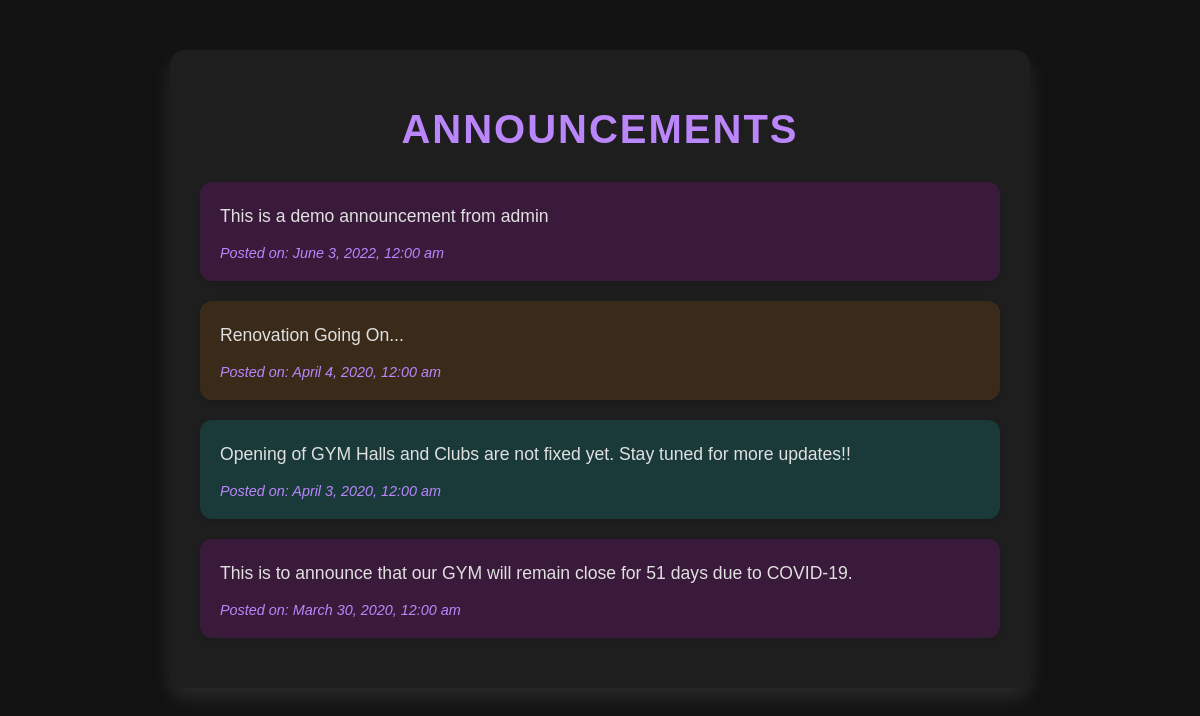
The app's page /bari/announcement.php with its own data.
### tables this page shows
CREATE TABLE `announcements`(
  `id` int(11) NOT NULL AUTO_INCREMENT,
  `admin_id` int(11) NOT NULL DEFAULT 1,
  `message` varchar(100) NOT NULL,
  `date` date NOT NULL,
   PRIMARY KEY (id),
   FOREIGN KEY (admin_id) REFERENCES admin(admin_id)
);

### bari/announcement.php (the view, shortened to what this page needs)
<?php
$servername = "localhost";
$username = "root";
$password = "";
$dbname = "gym_system";
$conn = new mysqli($servername, $username, $password, $dbname);
$sql = "SELECT id, admin_id, message, date FROM announcements ORDER BY date DESC";
$result = $conn->query($sql);
?>
<!DOCTYPE html>
<html lang="en">
<head>
</head>
<body>
    <div class="container">
        <h1>Announcements</h1>
        <?php if ($result->num_rows > 0): ?>
            <?php while ($row = $result->fetch_assoc()): ?>
                <div class="announcement">
                    <p><?php echo htmlspecialchars($row['message']); ?></p>
                    <div class="announcement-date">
                        Posted on: <?php echo date('F j, Y, g:i a', strtotime($row['date'])); ?>
                    </div>
                </div>
            <?php endwhile; ?>
        <?php else: ?>
            <p class="no-announcements">No announcements available at the moment.</p>
        <?php endif; ?>
    </div>
</body>
</html>

### bari/announcement.php (style rules this page uses)
body { font-family: 'Arial', sans-serif; background-color: #121212; margin: 0; padding: 0; color: #e0e0e0; }
.container { max-width: 800px; margin: 50px auto; background: #1e1e1e; padding: 30px; border-radius: 15px; box-shadow: 0 10px 20px rgba(255, 255, 255, 0.1); }
h1 { text-align: center; color: #bb86fc; margin-bottom: 30px; font-size: 2.5rem; text-transform: uppercase; letter-spacing: 2px; }
.announcement { border: none; border-radius: 12px; padding: 20px; margin-bottom: 20px; background: #292929; box-shadow: 0 4px 6px rgba(0, 0, 0, 0.1); transition: all 0.3s ease; }
.announcement:nth-child(3n+1) { background: #1a3a3a; }
.announcement:nth-child(3n+2) { background: #3a1a3a; }
.announcement:nth-child(3n) { background: #3a2a1a; }
.announcement p { margin: 0; font-size: 1.1rem; color: #e0e0e0; line-height: 1.6; }
.announcement-date { margin-top: 15px; font-size: 0.9rem; color: #bb86fc; font-style: italic; }

### records on screen
announcements: message "This is a demo announcement from admin", date "June 3, 2022, 12:00 am"
announcements: message "Renovation Going On...", date "April 4, 2020, 12:00 am"
announcements: message "Opening of GYM Halls and Clubs are not fixed yet. Stay tuned for more updates!!", date "April 3, 2020, 12:00 am"
announcements: message "This is to announce that our GYM will remain close for 51 days due to COVID-19.", date "March 30, 2020, 12:00 am"
